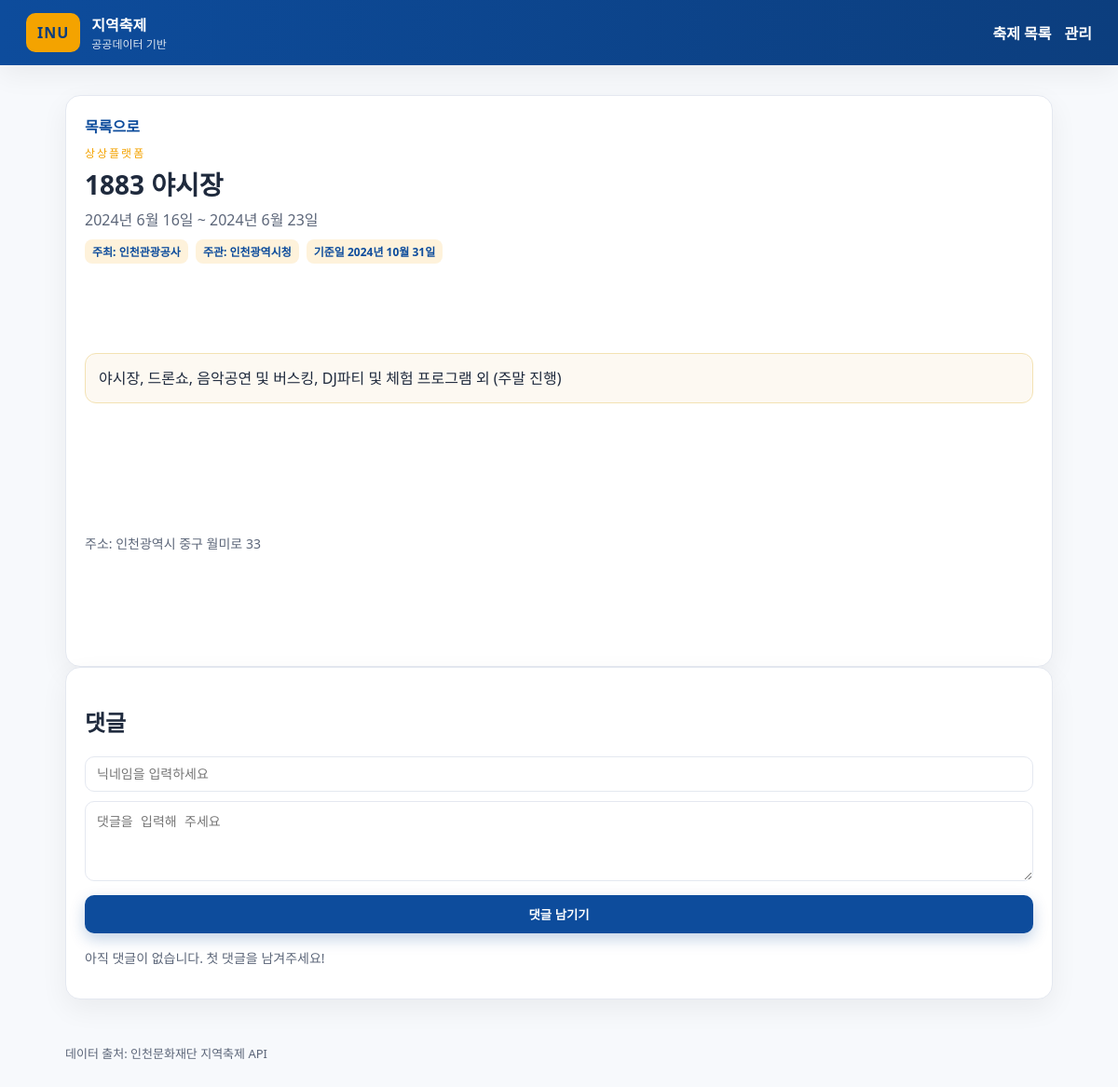
/festival/3/, run on the app's committed database.
### festivals/models.py (models this page shows, shortened)
class Festival(models.Model):
    external_id = models.CharField(max_length=255, unique=True, db_index=True, blank=True)
    title = models.CharField(max_length=200)
    location = models.ForeignKey(Location, null=True, blank=True, on_delete=models.SET_NULL, related_name="festivals")
    start_date = models.DateField(null=True, blank=True)
    end_date = models.DateField(null=True, blank=True)
    description = models.TextField(blank=True)
    telephone = models.CharField(max_length=50, blank=True)
    homepage = models.URLField(blank=True)
    extra_info = models.TextField(blank=True)
    data_reference_date = models.DateField(null=True, blank=True)
    pub_date = models.DateTimeField(null=True, blank=True)
    created_at = models.DateTimeField(auto_now_add=True)
    updated_at = models.DateTimeField(auto_now=True)
    class Meta:
        ordering = ["start_date", "title"]
    def _get_org_name(self, role: str):
        rel = self.organizations.filter(role=role).select_related("organization").first()
        return rel.organization.name if rel else ""
    @property
    def organizer_name(self):
        return self._get_org_name(FestivalOrganization.Role.ORGANIZER)
    @property
    def host_name(self):
        return self._get_org_name(FestivalOrganization.Role.HOST)
    @property
    def sponsor_name(self):
        return self._get_org_name(FestivalOrganization.Role.SPONSOR)
    @property
    def place_name(self):
        return self.location.name if self.location else ""
    @property
    def place(self):
        return self.place_name
    @property
    def organizer(self):
        return self.organizer_name
    @property
    def host(self):
        return self.host_name
    @property
    def sponsor(self):
        return self.sponsor_name
    @property
    def address_road(self):
        return self.location.address_road if self.location else ""
    @property
    def address_lot(self):
        return self.location.address_lot if self.location else ""
    @property
    def latitude(self):
        return self.location.latitude if self.location else None

class Location(models.Model):
    name = models.CharField(max_length=200, blank=True)
    address_road = models.CharField(max_length=255, blank=True)
    address_lot = models.CharField(max_length=255, blank=True)
    latitude = models.DecimalField(max_digits=18, decimal_places=12, null=True, blank=True)
    longitude = models.DecimalField(max_digits=18, decimal_places=12, null=True, blank=True)
    class Meta:
        unique_together = ("name", "address_road", "address_lot", "latitude", "longitude")

class FestivalOrganization(models.Model):
    class Role(models.TextChoices):
        ORGANIZER = "organizer", "Organizer"
        HOST = "host", "Host"
        SPONSOR = "sponsor", "Sponsor"
    festival = models.ForeignKey(Festival, on_delete=models.CASCADE, related_name="organizations")
    organization = models.ForeignKey(Organization, on_delete=models.CASCADE, related_name="festival_roles")
    role = models.CharField(max_length=20, choices=Role.choices)
    class Meta:
        unique_together = ("festival", "role")

class Organization(models.Model):
    name = models.CharField(max_length=200, unique=True)
    telephone = models.CharField(max_length=50, blank=True)
    homepage = models.URLField(blank=True)
    class Meta:
        ordering = ["name"]

### festivals/views.py (the view)
# urls.py: path("festival/<int:pk>/", views.festival_detail, name="festival_detail"),
def festival_detail(request, pk: int):
    festival = get_object_or_404(Festival, pk=pk)
    comments = festival.comments.all()
    if request.method == "POST":
        form = CommentForm(request.POST)
        if form.is_valid():
            comment = form.save(commit=False)
            comment.festival = festival
            comment.save()
            messages.success(request, "댓글이 등록되었습니다.")
            return redirect(f"{reverse('festival_detail', args=[festival.id])}#comments")
        messages.error(request, "입력값을 확인해주세요.")
    else:
        form = CommentForm()
    return render(
        request,
        "festivals/festival_detail.html",
        {"festival": festival, "comments": comments, "form": form},
    )

### festivals/forms.py (shortened to what this page needs)
class CommentForm(forms.ModelForm):
    nickname = forms.CharField(
        max_length=30,
        min_length=2,
        widget=forms.TextInput(attrs={"placeholder": "닉네임을 입력하세요", "maxlength": 30}),
        error_messages={
            "required": "닉네임을 입력해 주세요.",
            "min_length": "닉네임은 2자 이상 입력해 주세요.",
        },
    )
    content = forms.CharField(
        max_length=1000,
        widget=forms.Textarea(
            attrs={"rows": 4, "placeholder": "댓글을 입력해 주세요", "maxlength": 1000}
        ),
        error_messages={"required": "내용을 입력해 주세요."},
    )
    class Meta:
        model = Comment
        fields = ["nickname", "content"]

### templates/festivals/festival_detail.html (shortened to what this page needs)
{% extends "base.html" %}
{% block content %}
<section class="panel">
    <a href="{% url 'festival_list' %}" class="link">목록으로</a>
    <div class="detail__header">
        <div>
            <p class="eyebrow">{{ festival.place|default:"장소 정보 없음" }}</p>
            <h1>{{ festival.title }}</h1>
            <p class="lede">
                {% if festival.start_date %}{{ festival.start_date }}{% if festival.end_date %} ~ {{ festival.end_date }}{% endif %}{% else %}일정 미정{% endif %}
            </p>
            <div class="detail__meta">
                {% if festival.organizer %}<span class="tag">주최: {{ festival.organizer }}</span>{% endif %}
                {% if festival.host %}<span class="tag">주관: {{ festival.host }}</span>{% endif %}
                {% if festival.data_reference_date %}<span class="tag">기준일 {{ festival.data_reference_date }}</span>{% endif %}
            </div>
        </div>
    </div>
    <article class="detail__body">
        {% if festival.description %}
            <pre class="description">{{ festival.description }}</pre>
        {% else %}
            <p class="muted">설명 정보가 없습니다.</p>
        {% endif %}
        {% if festival.address_road or festival.address_lot %}
            <p class="muted">주소: {{ festival.address_road|default:festival.address_lot }}</p>
        {% endif %}
    </article>
</section>
<section class="panel" id="comments">
    <h2>댓글</h2>
    <form method="post" class="comment-form">
        <div class="form-row">
            {{ form.nickname }}
        </div>
        <div class="form-row">
            {{ form.content }}
        </div>
        <button type="submit" class="button button--primary">댓글 남기기</button>
    </form>
    {% if comments %}
        <ul class="comment-list">
            {% for comment in comments %}
                <li class="comment">
                    <div class="comment__meta">
                        <strong>{{ comment.nickname }}</strong>
                        <span class="muted">{{ comment.created_at|date:"Y-m-d H:i" }}</span>
                    </div>
                    <p>{{ comment.content|linebreaksbr }}</p>
                </li>
            {% endfor %}
        </ul>
    {% else %}
        <p class="muted">아직 댓글이 없습니다. 첫 댓글을 남겨주세요!</p>
    {% endif %}
</section>
{% endblock %}

### static/css/style.css (style rules this page uses)
:root { --blue: #0d4c9c; --gold: #f4a300; --text: #1f2a3d; --muted: #5c6679; --bg: #f7f9fc; --panel: #ffffff; --border: #e4e8f0; --shadow: 0 10px 30px rgba(0, 0, 0, 0.06); }
* { box-sizing: border-box; }
body.page { margin: 0; font-family: "Segoe UI", "Noto Sans KR", system-ui, -apple-system, sans-serif; background: var(--bg); color: var(--text); }
a { color: var(--blue); text-decoration: none; }
.eyebrow { text-transform: uppercase; letter-spacing: 2px; color: var(--gold); font-size: 12px; margin: 0 0 4px; }
h1 { margin: 0 0 6px; font-size: 28px; }
.lede { margin: 0; color: var(--muted); }
.panel { background: var(--panel); border: 1px solid var(--border); border-radius: 16px; padding: 20px; box-shadow: var(--shadow); }
.button { border: none; padding: 11px 16px; border-radius: 10px; cursor: pointer; font-weight: 700; transition: transform 0.1s ease, box-shadow 0.2s ease; }
.button--primary { background: var(--blue); color: #fff; box-shadow: 0 6px 16px rgba(13, 76, 156, 0.25); }
.tag { display: inline-block; background: rgba(244, 163, 0, 0.14); color: var(--blue); padding: 4px 8px; border-radius: 8px; font-size: 12px; font-weight: 700; }
.muted { color: var(--muted); font-size: 14px; }
.link { font-weight: 700; }
.detail__header { margin-top: 8px; }
.detail__meta { display: flex; flex-wrap: wrap; gap: 8px; margin: 10px 0; }
.detail__body { margin-top: 14px; white-space: pre-wrap; }
.description { background: #fdf9f2; border: 1px solid #f3e2b3; border-radius: 12px; padding: 14px; font-family: "Noto Sans KR", "Segoe UI", sans-serif; line-height: 1.5; overflow-x: auto; }
.comment-form { display: flex; flex-direction: column; gap: 10px; margin-bottom: 16px; }
.form-row input, .form-row textarea { width: 100%; padding: 10px 12px; border: 1px solid var(--border); border-radius: 10px; font-size: 14px; }

### data on the page
Festival: place "상상플랫폼", title "1883 야시장", start_date "2024년 6월 16일", end_date "2024년 6월 23일", organizer "인천관광공사", host "인천광역시청", data_reference_date "2024년 10월 31일", description "야시장, 드론쇼, 음악공연 및 버스킹, DJ파티 및 체험 프로그램 외 (주말 진행)", address_road "인천광역시 중구 월미로 33"
